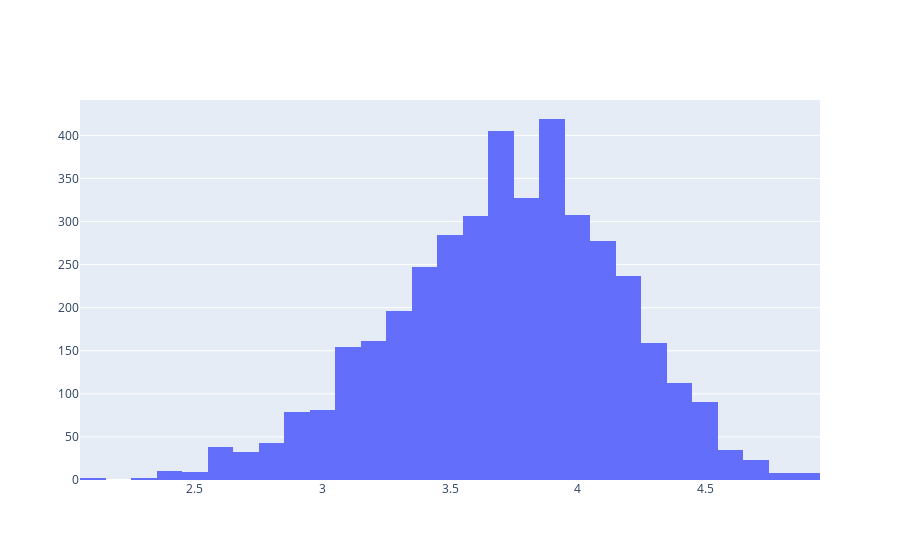

Here is the notebook cell this chart was saved with:
### Code cell
#plotting Histogram, so whenever you use graph object you need iplot to show it
hist = go.Histogram(x = df['rate'])
iplot([hist])

### Figure 1 — Plotly figure (JSON) as saved in the notebook; plotly's stock layout.template omitted (floating-point values rounded to 4 significant figures; data arrays with more than 128 entries replaced by an {"elided": "..."} marker saying what was removed)
{"data": [{"type": "histogram", "x": {"elided": "5000 float values"}}], "layout": {}}
